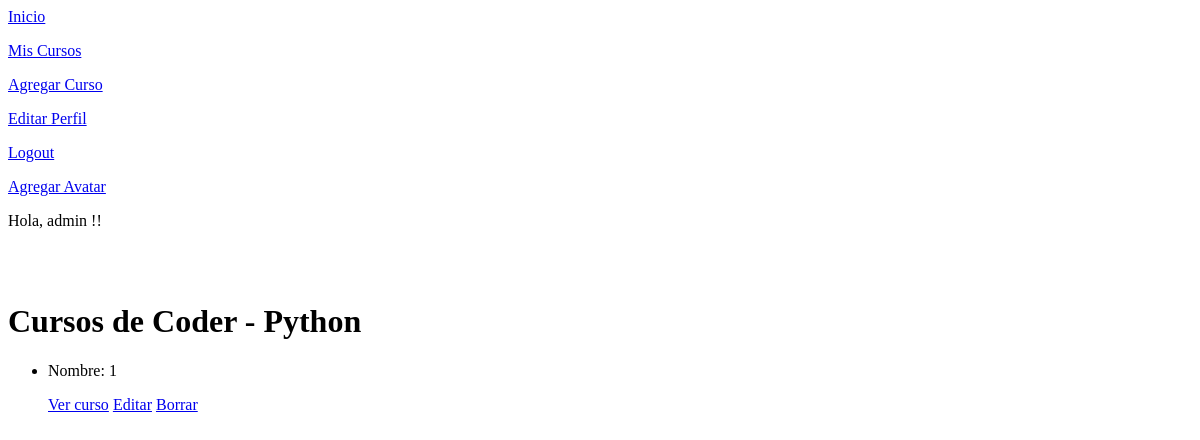
Before: /appcoder24/curso/list (signed in) with the older database file.
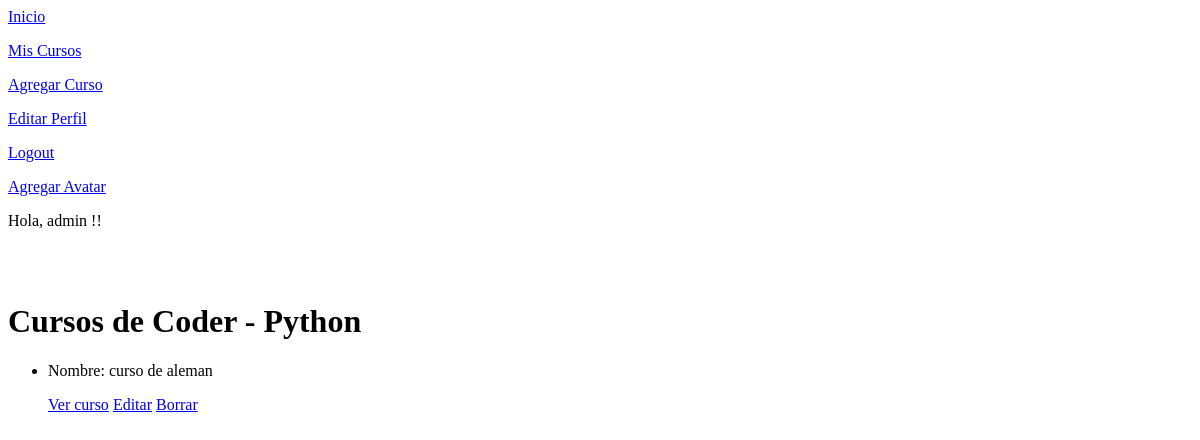
After: the same page with the newer database file.
### AppCoder24/models.py (models this page shows, shortened)
class Curso(models.Model):
    nombre = models.CharField(max_length=30)
    camada = models.IntegerField()
    fecha_de_inicio = models.DateField(null=True)

### AppCoder24/views.py (the view)
# urls.py: path("curso/list", CursoList.as_view(), name="CursoList"),
class CursoList(LoginRequiredMixin, ListView):
    model = Curso
    template_name = "AppCoder24/cursos_list.html"

### AppCoder24/templates/AppCoder24/cursos_list.html
{% extends "AppCoder24/madre.html" %}
{% block inserte_aqui_su_contenido %}
<h1>Cursos de Coder - Python </h1>
{% if object_list %}
    <ul>
        {% for curso in object_list %}
        <li>
            <p>Nombre: {{ curso.nombre }}</p>
            <p>
                <a href="{% url 'CursoDetail' curso.id %}">Ver curso</a>
                <a href="{% url 'CursoUpdate' curso.id %}">Editar</a>
                <a href="{% url 'CursoDelete' curso.id %}">Borrar</a>
            </p>
        </li>
        {% endfor %}
    </ul>
{% else %}
<h3>No hay cursos aún!</h3>
{% endif %}
{% endblock %}

Changed rows visible on the page:
changed Curso: nombre "1" → "curso de aleman"
